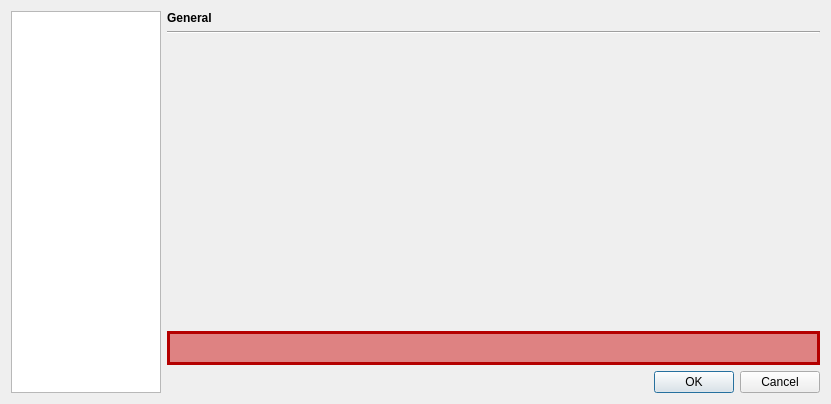
<?xml version="1.0" encoding="UTF-8"?>
<ui version="4.0">
 <class>CustomDialog</class>
 <widget class="QDialog" name="CustomDialog">
  <property name="geometry">
   <rect>
    <x>0</x>
    <y>0</y>
    <width>831</width>
    <height>404</height>
   </rect>
  </property>
  <property name="windowTitle">
   <string>Customize</string>
  </property>
  <layout class="QGridLayout" name="gridLayout_2">
   <item row="0" column="0" rowspan="7">
    <widget class="QListWidget" name="m_listWidget">
     <property name="minimumSize">
      <size>
       <width>150</width>
       <height>0</height>
      </size>
     </property>
     <property name="maximumSize">
      <size>
       <width>150</width>
       <height>16777215</height>
      </size>
     </property>
     <property name="iconSize">
      <size>
       <width>96</width>
       <height>84</height>
      </size>
     </property>
     <property name="movement">
      <enum>QListView::Static</enum>
     </property>
     <property name="gridSize">
      <size>
       <width>120</width>
       <height>90</height>
      </size>
     </property>
     <property name="viewMode">
      <enum>QListView::IconMode</enum>
     </property>
    </widget>
   </item>
   <item row="0" column="1">
    <widget class="QLabel" name="label_18">
     <property name="font">
      <font>
       <weight>75</weight>
       <bold>true</bold>
      </font>
     </property>
     <property name="text">
      <string>General</string>
     </property>
    </widget>
   </item>
   <item row="6" column="1">
    <widget class="QDialogButtonBox" name="m_buttonBox">
     <property name="standardButtons">
      <set>QDialogButtonBox::Cancel|QDialogButtonBox::Ok</set>
     </property>
    </widget>
   </item>
   <item row="2" column="1">
    <widget class="QStackedWidget" name="m_stackedWidget">
     <property name="currentIndex">
      <number>0</number>
     </property>
     <property name="color" stdset="0">
      <color>
       <red>0</red>
       <green>0</green>
       <blue>0</blue>
      </color>
     </property>
     <widget class="QWidget" name="pageToDelete">
      <layout class="QGridLayout"/>
     </widget>
    </widget>
   </item>
   <item row="1" column="1">
    <widget class="Line" name="line_2">
     <property name="orientation">
      <enum>Qt::Horizontal</enum>
     </property>
    </widget>
   </item>
   <item row="5" column="1">
    <widget class="QLabel" name="m_errorLabel">
     <property name="styleSheet">
      <string notr="true">border: 3px solid rgb(180, 0, 0);
border-raduis : 4px;
padding : 7px;
background-color: rgb(222, 130, 130);</string>
     </property>
     <property name="text">
      <string/>
     </property>
    </widget>
   </item>
  </layout>
 </widget>
 <tabstops>
  <tabstop>m_listWidget</tabstop>
 </tabstops>
 <resources>
  <include location="../../../components/xinxpluginselector.qrc"/>
  <include location="../../application.qrc"/>
 </resources>
 <connections>
  <connection>
   <sender>m_listWidget</sender>
   <signal>currentTextChanged(QString)</signal>
   <receiver>label_18</receiver>
   <slot>setText(QString)</slot>
   <hints>
    <hint type="sourcelabel">
     <x>103</x>
     <y>27</y>
    </hint>
    <hint type="destinationlabel">
     <x>231</x>
     <y>16</y>
    </hint>
   </hints>
  </connection>
  <connection>
   <sender>m_listWidget</sender>
   <signal>currentRowChanged(int)</signal>
   <receiver>m_stackedWidget</receiver>
   <slot>setCurrentIndex(int)</slot>
   <hints>
    <hint type="sourcelabel">
     <x>95</x>
     <y>190</y>
    </hint>
    <hint type="destinationlabel">
     <x>165</x>
     <y>108</y>
    </hint>
   </hints>
  </connection>
  <connection>
   <sender>m_buttonBox</sender>
   <signal>accepted()</signal>
   <receiver>CustomDialog</receiver>
   <slot>accept()</slot>
   <hints>
    <hint type="sourcelabel">
     <x>623</x>
     <y>385</y>
    </hint>
    <hint type="destinationlabel">
     <x>246</x>
     <y>401</y>
    </hint>
   </hints>
  </connection>
  <connection>
   <sender>m_buttonBox</sender>
   <signal>rejected()</signal>
   <receiver>CustomDialog</receiver>
   <slot>reject()</slot>
   <hints>
    <hint type="sourcelabel">
     <x>771</x>
     <y>378</y>
    </hint>
    <hint type="destinationlabel">
     <x>667</x>
     <y>402</y>
    </hint>
   </hints>
  </connection>
 </connections>
</ui>
